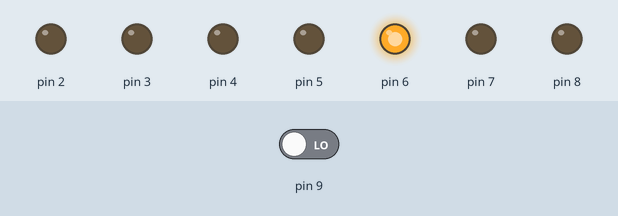
Recording of a sketch running on a simulated Arduino Uno, built with avr-gcc and run on an emulated ATmega328P. Shown: output pins drawn as LEDs (lit = HIGH). Inputs (shaded band) come from the test bench; at power-on: pin 9 LOW.

Above: at 0.2 s.
At 1.2 s:
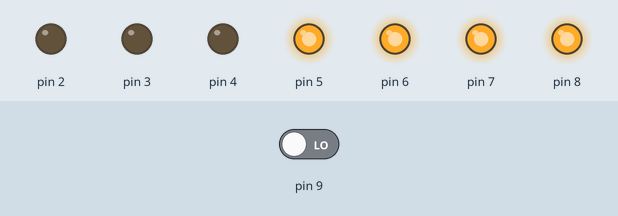
At 1.7 s:
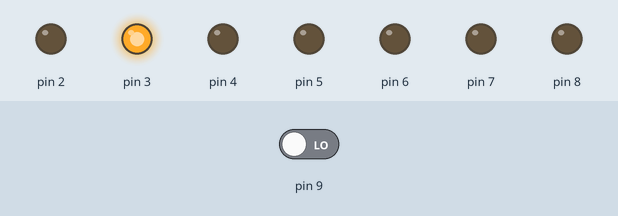
At 2.7 s:
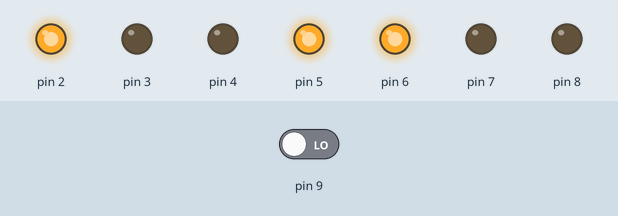
At 4.2 s:
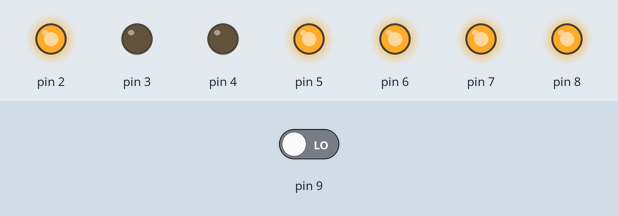
At 5.7 s:
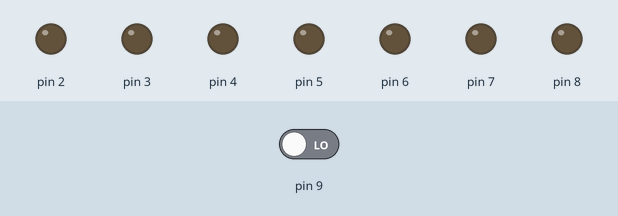
Timing chart, 0 to 6.5 s (numbered marks = the images above):
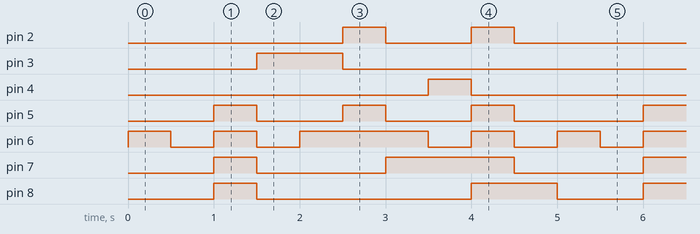

Measured:
- by itself, pin 2: repeats every 5.0 s: LOW 1.0 s, HIGH 0.50 s, LOW 3.0 s, HIGH 0.50 s
- by itself, pin 3: alternates HIGH for 1.0 s and LOW for 4.0 s
- by itself, pin 4: alternates HIGH for 0.50 s and LOW for 4.5 s
- by itself, pin 5: repeats every 5.0 s: 2 × (LOW 1.0 s, HIGH 0.50 s), LOW 1.5 s, HIGH 0.50 s
- by itself, pin 6: repeats every 5.0 s: LOW 0.50 s, HIGH 0.50 s, LOW 0.50 s, HIGH 1.5 s, 2 × (LOW 0.50 s, HIGH 0.50 s)
- by itself, pin 7: repeats every 5.0 s: LOW 1.5 s, HIGH 1.5 s, LOW 1.5 s, HIGH 0.50 s
- by itself, pin 8: repeats every 5.0 s: LOW 2.5 s, HIGH 1.0 s, LOW 1.0 s, HIGH 0.50 s

The sketch:

geriye-sayac.ino
```cpp
void setup()
{
  for (int i=2;i<=8;i++) pinMode(i, OUTPUT);
    pinMode(9,INPUT);
}

void loop()
{
  int deger=digitalRead(9);
    if(deger==1) ilerisay();
    else gerisay();

}
void ilerisay(){
    sifir(); delay(500);
  bir(); delay(500);
  iki(); delay(500);
    uc(); delay(500);
    dort(); delay(500);
    bes(); delay(500);
    alti(); delay(500);
    yedi(); delay(500);
    sekiz(); delay(500);
    dokuz(); delay(500);
}
void gerisay(){

    dokuz(); delay(500);
  sekiz(); delay(500);
  yedi(); delay(500);
    alti(); delay(500);
    bes(); delay(500);
    dort(); delay(500);
    uc(); delay(500);
    iki(); delay(500);
    bir(); delay(500);
    sifir(); delay(500);
}
void sifir() {
digitalWrite(2, 0); //a
digitalWrite(3, 0); //b
digitalWrite(4, 0); //c
digitalWrite(5, 0); //d
digitalWrite(6, 0); //e
digitalWrite(7, 0); //f
digitalWrite(8, 1); //g
}
void bir() {
digitalWrite(2, 1); //a
digitalWrite(3, 0); //b
digitalWrite(4, 0); //c
digitalWrite(5, 1); //d
digitalWrite(6,1); //e
digitalWrite(7, 1); //f
digitalWrite(8, 1); //g
}
void iki() {
digitalWrite(2, 0); //a
digitalWrite(3, 0); //b
digitalWrite(4, 1); //c
digitalWrite(5, 0); //d
digitalWrite(6, 0); //e
digitalWrite(7, 1); //f
digitalWrite(8, 0); //g
}
void uc() {
digitalWrite(2, 0); //a
digitalWrite(3, 0); //b
digitalWrite(4, 0); //c
digitalWrite(5, 0); //d
digitalWrite(6, 1); //e
digitalWrite(7, 1); //f
digitalWrite(8, 0); //g
}
void dort() {
digitalWrite(2, 1); //a
digitalWrite(3, 0); //b
digitalWrite(4, 0); //c
digitalWrite(5, 1); //d
digitalWrite(6, 1); //e
digitalWrite(7, 0); //f
digitalWrite(8, 0); //g
}
void bes() {
digitalWrite(2, 0); //a
digitalWrite(3, 1); //b
digitalWrite(4, 0); //c
digitalWrite(5, 0); //d
digitalWrite(6, 1); //e
digitalWrite(7, 0); //f
digitalWrite(8, 0); //g
}
void alti() {
digitalWrite(2, 0); //a
digitalWrite(3, 1); //b
digitalWrite(4, 0); //c
digitalWrite(5, 0); //d
digitalWrite(6, 0); //e
digitalWrite(7, 0); //f
digitalWrite(8, 0); //g
}
void yedi() {
digitalWrite(2, 0); //a
digitalWrite(3, 0); //b
digitalWrite(4, 0); //c
digitalWrite(5, 1); //d
digitalWrite(6, 1); //e
digitalWrite(7, 1); //f
digitalWrite(8, 1); //g
}
void sekiz() {
digitalWrite(2, 0); //a
digitalWrite(3, 0); //b
digitalWrite(4, 0); //c
digitalWrite(5, 0); //d
digitalWrite(6, 0); //e
digitalWrite(7, 0); //f
digitalWrite(8, 0); //g
}
void dokuz() {
digitalWrite(2, 0); //a
digitalWrite(3, 0); //b
digitalWrite(4, 0); //c
digitalWrite(5, 0); //d
digitalWrite(6, 1); //e
digitalWrite(7, 0); //f
digitalWrite(8, 0); //g
}
```
